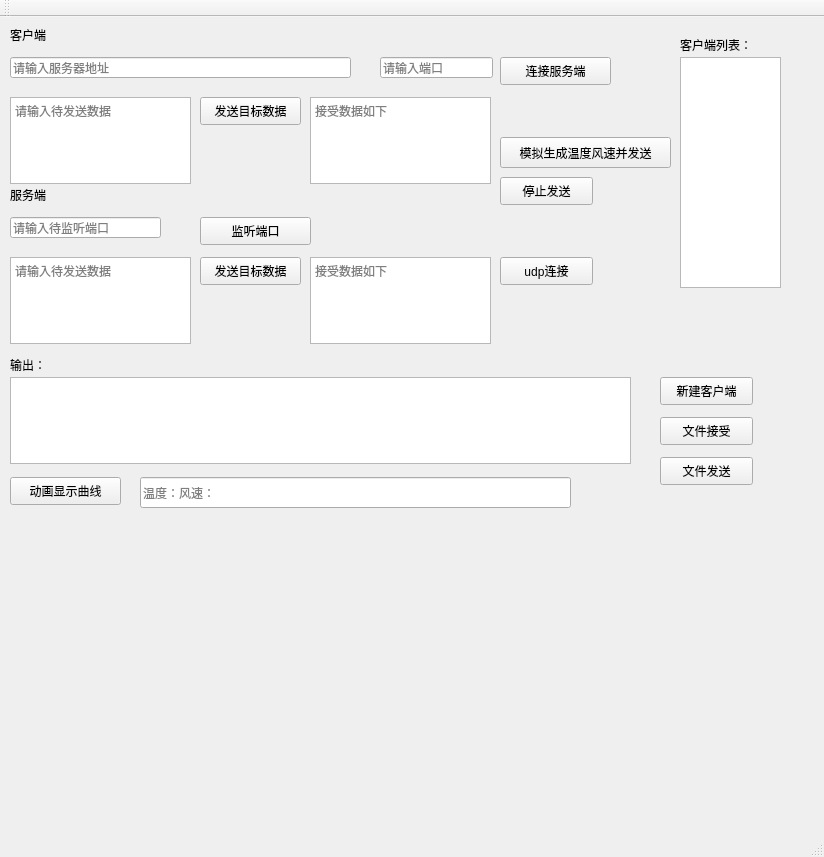
<?xml version="1.0" encoding="UTF-8"?>
<ui version="4.0">
 <class>MainWindow</class>
 <widget class="QMainWindow" name="MainWindow">
  <property name="geometry">
   <rect>
    <x>0</x>
    <y>0</y>
    <width>824</width>
    <height>857</height>
   </rect>
  </property>
  <property name="windowTitle">
   <string>MainWindow</string>
  </property>
  <widget class="QWidget" name="centralWidget">
   <widget class="QPushButton" name="connectToSever">
    <property name="geometry">
     <rect>
      <x>500</x>
      <y>40</y>
      <width>111</width>
      <height>28</height>
     </rect>
    </property>
    <property name="text">
     <string>连接服务端</string>
    </property>
   </widget>
   <widget class="QPushButton" name="animation">
    <property name="geometry">
     <rect>
      <x>10</x>
      <y>460</y>
      <width>111</width>
      <height>28</height>
     </rect>
    </property>
    <property name="text">
     <string>动画显示曲线</string>
    </property>
   </widget>
   <widget class="QPushButton" name="c_send">
    <property name="geometry">
     <rect>
      <x>200</x>
      <y>80</y>
      <width>101</width>
      <height>28</height>
     </rect>
    </property>
    <property name="text">
     <string>发送目标数据</string>
    </property>
   </widget>
   <widget class="QLineEdit" name="lineEdit_ca">
    <property name="geometry">
     <rect>
      <x>10</x>
      <y>40</y>
      <width>341</width>
      <height>21</height>
     </rect>
    </property>
    <property name="placeholderText">
     <string>请输入服务器地址</string>
    </property>
   </widget>
   <widget class="QTextEdit" name="textEdit_cs">
    <property name="geometry">
     <rect>
      <x>10</x>
      <y>80</y>
      <width>181</width>
      <height>87</height>
     </rect>
    </property>
    <property name="placeholderText">
     <string>请输入待发送数据</string>
    </property>
   </widget>
   <widget class="QTextEdit" name="textEdit_ca">
    <property name="geometry">
     <rect>
      <x>310</x>
      <y>80</y>
      <width>181</width>
      <height>87</height>
     </rect>
    </property>
    <property name="placeholderText">
     <string>接受数据如下</string>
    </property>
   </widget>
   <widget class="QLineEdit" name="lineEdit_cp">
    <property name="geometry">
     <rect>
      <x>380</x>
      <y>40</y>
      <width>113</width>
      <height>21</height>
     </rect>
    </property>
    <property name="placeholderText">
     <string>请输入端口</string>
    </property>
   </widget>
   <widget class="QLabel" name="label">
    <property name="geometry">
     <rect>
      <x>10</x>
      <y>10</y>
      <width>72</width>
      <height>15</height>
     </rect>
    </property>
    <property name="text">
     <string>客户端</string>
    </property>
   </widget>
   <widget class="QTextEdit" name="textEdit_sa">
    <property name="geometry">
     <rect>
      <x>310</x>
      <y>240</y>
      <width>181</width>
      <height>87</height>
     </rect>
    </property>
    <property name="placeholderText">
     <string>接受数据如下</string>
    </property>
   </widget>
   <widget class="QPushButton" name="connectToClient">
    <property name="geometry">
     <rect>
      <x>200</x>
      <y>200</y>
      <width>111</width>
      <height>28</height>
     </rect>
    </property>
    <property name="text">
     <string>监听端口</string>
    </property>
   </widget>
   <widget class="QLabel" name="label_2">
    <property name="geometry">
     <rect>
      <x>10</x>
      <y>170</y>
      <width>72</width>
      <height>15</height>
     </rect>
    </property>
    <property name="text">
     <string>服务端</string>
    </property>
   </widget>
   <widget class="QPushButton" name="s_send">
    <property name="geometry">
     <rect>
      <x>200</x>
      <y>240</y>
      <width>101</width>
      <height>28</height>
     </rect>
    </property>
    <property name="text">
     <string>发送目标数据</string>
    </property>
   </widget>
   <widget class="QLineEdit" name="lineEdit_sp">
    <property name="geometry">
     <rect>
      <x>10</x>
      <y>200</y>
      <width>151</width>
      <height>21</height>
     </rect>
    </property>
    <property name="placeholderText">
     <string>请输入待监听端口</string>
    </property>
   </widget>
   <widget class="QTextEdit" name="textEdit_ss">
    <property name="geometry">
     <rect>
      <x>10</x>
      <y>240</y>
      <width>181</width>
      <height>87</height>
     </rect>
    </property>
    <property name="placeholderText">
     <string>请输入待发送数据</string>
    </property>
   </widget>
   <widget class="QPushButton" name="c_senddata">
    <property name="geometry">
     <rect>
      <x>500</x>
      <y>120</y>
      <width>171</width>
      <height>31</height>
     </rect>
    </property>
    <property name="text">
     <string>模拟生成温度风速并发送</string>
    </property>
   </widget>
   <widget class="QPushButton" name="c_stopsend">
    <property name="geometry">
     <rect>
      <x>500</x>
      <y>160</y>
      <width>93</width>
      <height>28</height>
     </rect>
    </property>
    <property name="text">
     <string>停止发送</string>
    </property>
   </widget>
   <widget class="QLineEdit" name="lineEdit">
    <property name="geometry">
     <rect>
      <x>140</x>
      <y>460</y>
      <width>431</width>
      <height>31</height>
     </rect>
    </property>
    <property name="placeholderText">
     <string>温度：风速：</string>
    </property>
   </widget>
   <widget class="QTextEdit" name="textEdit_console">
    <property name="geometry">
     <rect>
      <x>10</x>
      <y>360</y>
      <width>621</width>
      <height>87</height>
     </rect>
    </property>
   </widget>
   <widget class="QListView" name="listView">
    <property name="geometry">
     <rect>
      <x>680</x>
      <y>40</y>
      <width>101</width>
      <height>231</height>
     </rect>
    </property>
   </widget>
   <widget class="QLabel" name="label_3">
    <property name="geometry">
     <rect>
      <x>10</x>
      <y>340</y>
      <width>72</width>
      <height>15</height>
     </rect>
    </property>
    <property name="text">
     <string>输出：</string>
    </property>
   </widget>
   <widget class="QLabel" name="label_4">
    <property name="geometry">
     <rect>
      <x>680</x>
      <y>20</y>
      <width>81</width>
      <height>16</height>
     </rect>
    </property>
    <property name="text">
     <string>客户端列表：</string>
    </property>
   </widget>
   <widget class="QPushButton" name="new_client">
    <property name="geometry">
     <rect>
      <x>660</x>
      <y>360</y>
      <width>93</width>
      <height>28</height>
     </rect>
    </property>
    <property name="text">
     <string>新建客户端</string>
    </property>
   </widget>
   <widget class="QPushButton" name="file_trasport">
    <property name="geometry">
     <rect>
      <x>660</x>
      <y>440</y>
      <width>93</width>
      <height>28</height>
     </rect>
    </property>
    <property name="text">
     <string>文件发送</string>
    </property>
   </widget>
   <widget class="QPushButton" name="file_trasport_sever_2">
    <property name="geometry">
     <rect>
      <x>660</x>
      <y>400</y>
      <width>93</width>
      <height>28</height>
     </rect>
    </property>
    <property name="text">
     <string>文件接受</string>
    </property>
   </widget>
   <widget class="QPushButton" name="udp_sever">
    <property name="geometry">
     <rect>
      <x>500</x>
      <y>240</y>
      <width>93</width>
      <height>28</height>
     </rect>
    </property>
    <property name="text">
     <string>udp连接</string>
    </property>
   </widget>
  </widget>
  <widget class="QMenuBar" name="menuBar">
   <property name="geometry">
    <rect>
     <x>0</x>
     <y>0</y>
     <width>824</width>
     <height>26</height>
    </rect>
   </property>
  </widget>
  <widget class="QToolBar" name="mainToolBar">
   <attribute name="toolBarArea">
    <enum>TopToolBarArea</enum>
   </attribute>
   <attribute name="toolBarBreak">
    <bool>false</bool>
   </attribute>
  </widget>
  <widget class="QStatusBar" name="statusBar"/>
 </widget>
 <layoutdefault spacing="6" margin="11"/>
 <resources/>
 <connections/>
</ui>
